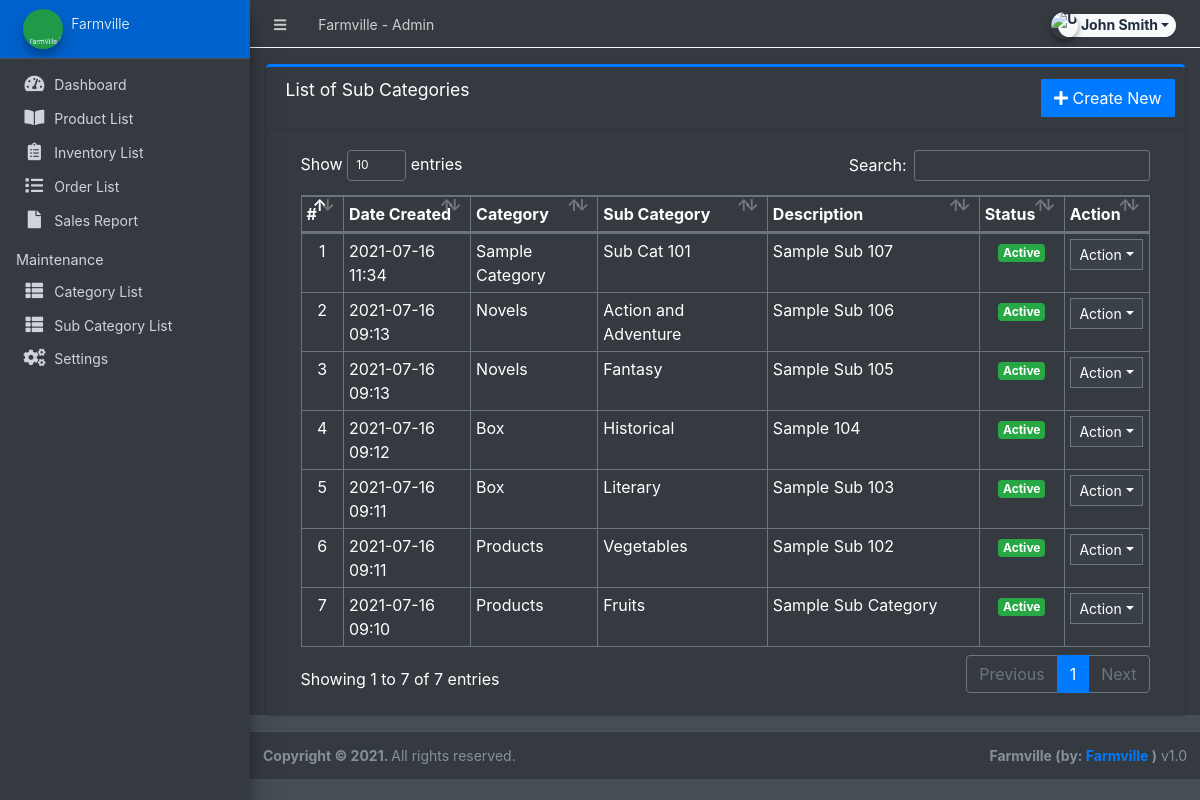
The app's page /admin/?page=maintenance/sub_category (signed in), older data.
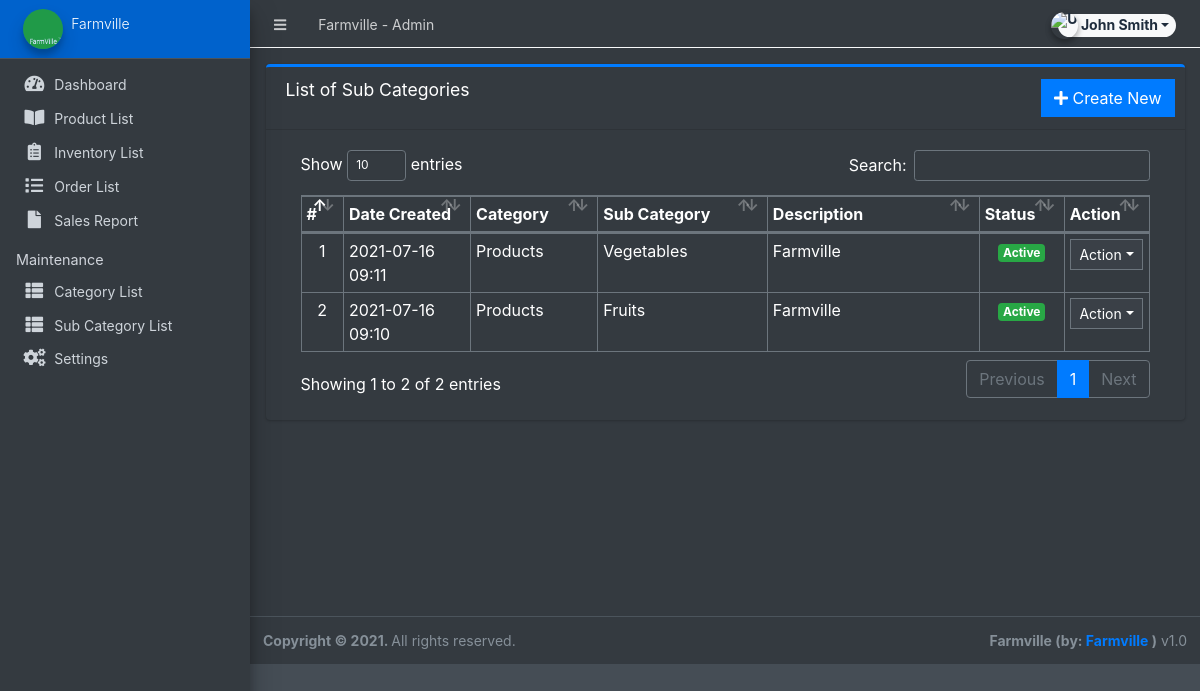
The same page, newer data.
### tables this page shows
CREATE TABLE `sub_categories` (
  `id` int(30) NOT NULL,
  `parent_id` int(30) NOT NULL,
  `sub_category` varchar(250) NOT NULL,
  `description` text NOT NULL,
  `status` tinyint(1) NOT NULL DEFAULT 1,
  `date_created` datetime NOT NULL DEFAULT current_timestamp()
);

CREATE TABLE `categories` (
  `id` int(30) NOT NULL,
  `category` varchar(250) NOT NULL,
  `description` text DEFAULT NULL,
  `status` tinyint(1) NOT NULL DEFAULT 1,
  `date_created` datetime NOT NULL DEFAULT current_timestamp()
);

### admin/maintenance/sub_category.php (the view, shortened to what this page needs)
<div class="card card-outline card-primary">
	<div class="card-header">
		<h3 class="card-title">List of Sub Categories</h3>
		<div class="card-tools">
			<a href="?page=maintenance/manage_sub_category" class="btn btn-flat btn-primary"><span class="fas fa-plus"></span>  Create New</a>
		</div>
	</div>
	<div class="card-body">
		<div class="container-fluid">
        <div class="container-fluid">
			<table class="table table-bordered table-stripped">
				<colgroup>
					<col width="5%">
					<col width="15%">
					<col width="15%">
					<col width="20%">
					<col width="25%">
					<col width="10%">
					<col width="10%">
				</colgroup>
				<thead>
					<tr>
						<th>#</th>
						<th>Date Created</th>
						<th>Category</th>
						<th>Sub Category</th>
						<th>Description</th>
						<th>Status</th>
						<th>Action</th>
					</tr>
				</thead>
				<tbody>
					<?php
					$i = 1;
						$qry = $conn->query("SELECT s.*,c.category from `sub_categories` s inner join `categories` c on c.id = s.parent_id order by unix_timestamp(s.date_created) desc ");
						while($row = $qry->fetch_assoc()):
                            $row['description'] = strip_tags(stripslashes(html_entity_decode($row['description'])));
					?>
						<tr>
							<td class="text-center"><?php echo $i++; ?></td>
							<td><?php echo date("Y-m-d H:i",strtotime($row['date_created'])) ?></td>
							<td><?php echo $row['category'] ?></td>
							<td><?php echo $row['sub_category'] ?></td>
							<td ><p class="truncate-1 m-0"><?php echo $row['description'] ?></p></td>
							<td class="text-center">
                                <?php if($row['status'] == 1): ?>
                                    <span class="badge badge-success">Active</span>
                                <?php else: ?>
                                    <span class="badge badge-danger">Inactive</span>
                                <?php endif; ?>
                            </td>
							<td align="center">
								 <button type="button" class="btn btn-flat btn-default btn-sm dropdown-toggle dropdown-icon" data-toggle="dropdown">
				                  		Action
				                  </button>
							</td>
						</tr>
					<?php endwhile; ?>
				</tbody>
			</table>
		</div>
		</div>
	</div>
</div>

Row changes from the older to the newer data that the page shows:
removed sub_categories: date_created "2021-07-16 11:34", categories.category "Sample Category", sub_category "Sub Cat 101", description "Sample Sub 107", status "Active"
removed sub_categories: date_created "2021-07-16 09:13", categories.category "Novels", sub_category "Action and Adventure", description "Sample Sub 106", status "Active"
removed sub_categories: date_created "2021-07-16 09:13", categories.category "Novels", sub_category "Fantasy", description "Sample Sub 105", status "Active"
removed sub_categories: date_created "2021-07-16 09:12", categories.category "Box", sub_category "Historical", description "Sample 104", status "Active"
removed sub_categories: date_created "2021-07-16 09:11", categories.category "Box", sub_category "Literary", description "Sample Sub 103", status "Active"
changed sub_categories "Vegetables": description "Sample Sub 102" → "Farmville"
changed sub_categories "Fruits": description "Sample Sub Category" → "Farmville"
Text that changed along with them:
text written by a page script: "Show entries Search: Showing 1 to 7 of 7 entries Previous 1 Next" → "Show entries Search: Showing 1 to 2 of 2 entries Previous 1 Next"
